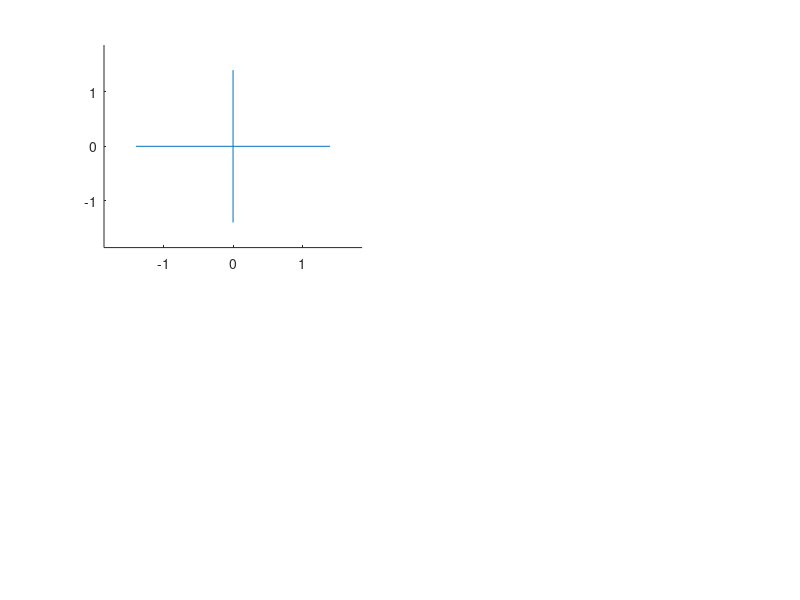

Source code (MATLAB):
function [x,v_x,y,v_y,dt] = initial()

%x = input('Initial x position = ');
%y = input('Initial y position = ');
%v_x = input('Initial x velocity = ');
%v_y = input('Initial y velocity = ');
%dt = input('Time step = ');
x=1;
y=0;
v_x=0;
v_y=2*pi;
dt=0.001;

aspect = 1.33;
r = 1.4*sqrt(x^2+y^2);

figure;
subplot(2,2,1);
axis([-r*aspect,r*aspect,-r*aspect,r*aspect]);
hold all;
line([-r r],[0 0]);
line([0 0],[-r r]);

%subplot(2,2,2);
%subplot(2,2,3);
%subplot(2,2,4);